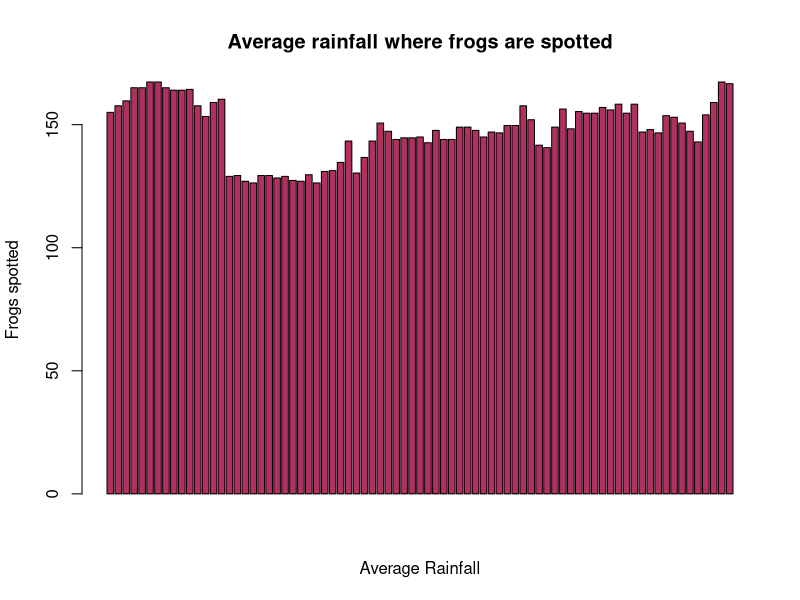

Source code (R):
library(ggplot2)        #importing the ggplot package
library(dplyr)      # importing the dplyr package
setwd("C:/Users/mcalab_40/Desktop/Jeevan ESE")     # setting the working directory
Frogs<-read.csv("Frogs.csv")    # importing the csv file
View(Frogs)
spot<-filter(Frogs,Frogs$Status=="1")    #all the frogs which were spotted
# View(spot)
count(spot)    # counting the number of frogs which were spotted
summary(Frogs$northing)   # Finding the range for spotting the frogs
summary(Frogs$easting)
north<-filter(Frogs,Frogs$Status=="1" & Frogs$northing>100 & Frogs$easting<1050)
# View(north)
count(north) 
# counting number of frogs spotted where reference point for northing > 100 & easting <1050
no_spot<-filter(Frogs,Frogs$Status=="0")
avg_no_spot<-mean(no_spot$altitude)
avg_no_spot
barplot(spot$avrain,spot$Status,  #visualising average rainfall for spring period where frogs are spotted
        col="maroon",
        xlab = "Average Rainfall",ylab = "Frogs spotted",
        main = "Average rainfall where frogs are spotted")
avg_spot_rain<-mean(spot$avrain)
avg_spot_rain
avg_no_spot_rain<-mean(no_spot$avrain)
avg_no_spot_rain
spot_fifty_three<-filter(spot,spot$NoOfPools>50 & spot$NoOfSites==3)
# View(spot_fifty_three)
count(spot_fifty_three) 
# counting the number of frogs which are spotted in more than 50 pools with 3 sites for potential breeding
cor(x = Frogs$avrain,y = Frogs$meanmax)
cor.test(x = Frogs$avrain,y=Frogs$meanmax)
# Finding a relation between average rainfall & maximum spring temperature
spot_alt<-mean(spot$altitude)
spot_alt   # Finding the average altitude to spot frogs
spot_dist<-mean(spot$distance)
spot_dist # Finding average distance to spot frogs